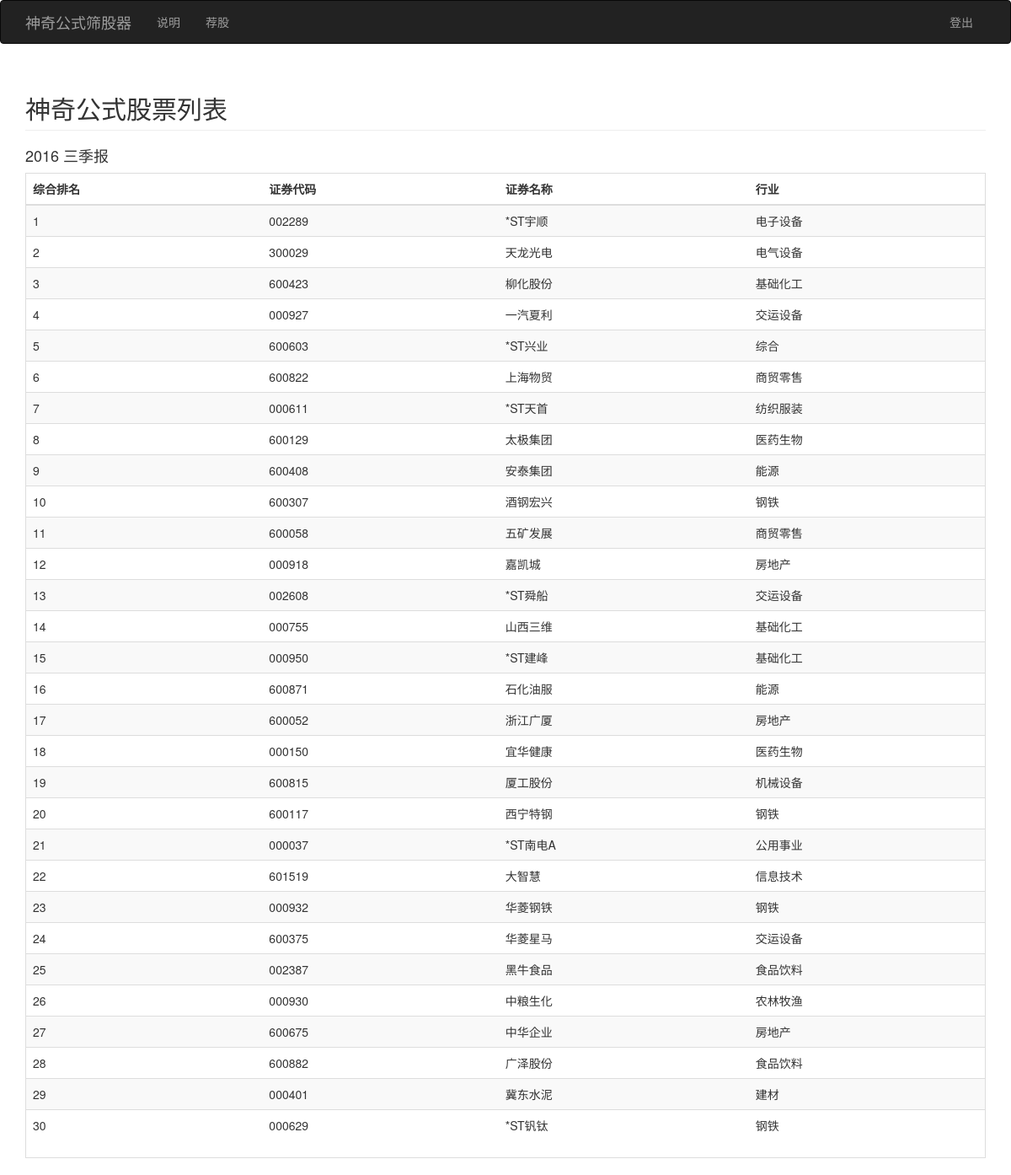
Screenshot of /stocks (signed in) with the database file from the repository.
### app/models.py (models this page shows, shortened)
class BasicTable(db.Model):
    __tablename__ = 'basicTable'
    id = db.Column(db.Integer, primary_key = True)
    lastTime = db.Column(db.DateTime,index=True,default=datetime.utcnow) #更新时间
    code = db.Column(db.String(64)) #代码
    name = db.Column(db.String(64)) #名称
    industry = db.Column(db.String(64)) #所属行业
    income1 = db.Column(db.Integer) #1季度净利润
    income2 = db.Column(db.Integer) #2季度净利润
    income3 = db.Column(db.Integer) #3季度净利润
    income4 = db.Column(db.Integer) #4季度净利润
    incometax1 = db.Column(db.Integer) #1季度所得税
    incometax2 = db.Column(db.Integer) #2季度所得税
    incometax3 = db.Column(db.Integer) #3季度所得税
    incometax4 = db.Column(db.Integer) #4季度所得税
    finanExp1 = db.Column(db.Integer) #1季度财务费用
    finanExp2 = db.Column(db.Integer) #2季度财务费用
    finanExp3 = db.Column(db.Integer) #3季度财务费用
    finanExp4 = db.Column(db.Integer) #4季度财务费用
    THEquity = db.Column(db.Integer) #所有者权益合计
    iAssets = db.Column(db.Integer) #无形资产
    goodwill = db.Column(db.Integer) #商誉
    totals = db.Column(db.Integer) #总股本
    TLiab = db.Column(db.Integer) #负债合计
    closeprice = db.Column(db.Integer) #收盘价

### app/main/views.py (the view)
@main.route('/stocks')
def stocks():
    stocks_list = magsort()
    return render_template('stocks2.html', stocks_list=stocks_list)

### app/models.py (called while the page is built)
@login_manager.user_loader
def load_user(user_id):
    return User.query.get(int(user_id))

def getMFData():
    result = BasicTable.query.all()
    data_list = []
    for r in result:
        if r.closeprice is not None:
            ebitev = (r.income1 + r.income2 + r.income3 + r.income4 \
                    + r.incometax1 + r.incometax2 + r.incometax3 +  r.incometax4 \
                    + r.finanExp1 + r.finanExp2 + r.finanExp3 + r.finanExp4)/(r.totals * r.closeprice + r.TLiab)
            if r.THEquity != 0:
                ROI = (r.income1 + r.income2 + r.income3 + r.income4\
                    + r.incometax1 + r.incometax2 + r.incometax3 +  r.incometax4 \
                    + r.finanExp1 + r.finanExp2 + r.finanExp3 + r.finanExp4)/(r.THEquity\
                    - r.goodwill - r.iAssets)
                r_tuple = (r.code,ebitev,ROI,r.name,r.industry)
                data_list.append(r_tuple)
    return data_list

def magsort():
    d = getMFData()
    sortRoi = []
    sortEvebit = []
    sortStock = []
    d = sorted(d, key=lambda d: d[1])
    d.reverse()
    for num in range(len(d)):
        sortRoi.append([d[num][0],num+1,d[num][3],d[num][4]])
    sortRoi = sorted(sortRoi, key=lambda sortRoi: sortRoi[0])
    d = sorted(d, key=lambda d: d[2])
    d.reverse()
    for num in range(len(d)):
        sortEvebit.append([d[num][0],num+1])
    sortEvebit = sorted(sortEvebit, key=lambda sortEvebit: sortEvebit[0])
    for num in range(len(d)):
        sortStock.append([sortRoi[num][0],sortRoi[num][1]+sortEvebit[num][1],sortRoi[num][2],sortRoi[num][3]])
    sortStock = sorted(sortStock, key=lambda sortStock: sortStock[1])
    return sortStock

### app/templates/stocks2.html (shortened to what this page needs)
{% extends "base.html" %}
 {% block page_content %}
 {% if current_user.is_authenticated %}
 <div class='stocks'>
      <h2 class="page-header">神奇公式股票列表</h2>
      <h4>2016 三季报</h4>
      <div class="table table-bordered">
          <table class="table table-striped">
            <thead>
              <tr>
                <th>综合排名</th>
                <th>证券代码</th>
                <th>证券名称</th>
                <th>行业</th>
              </tr>
            </thead>
            <tbody>
              {% for i in range(30) %}
              <tr>
                <td>{{ i+1 }}</td>
                <td>{{ stocks_list[i][0] }}</td>
                <td>{{ stocks_list[i][2] }}</td>
                <td>{{ stocks_list[i][3] }}</td>
              </tr>
              {% endfor %}
            </tbody>
          </table>
       </div>
 </div>
 {% else %}
 <h3>请先登陆</h3>
 {% endif %}
{% endblock %}

### app/templates/base.html (shortened to what this page needs)
{% extends "bootstrap/base.html" %}
{% block navbar %}
<div class="navbar navbar-inverse" role="navigation">
  <div class="container">
    <div class="navbar-header">
      <a class="navbar-brand" href="{{ url_for('main.login') }}">神奇公式筛股器</a>
    </div>
    <div class="navbar-collapse collapse">
      <ul class="nav navbar-nav">
        <li>
          <a href="{{ url_for('main.help') }}">说明</a>
        </li>
        {% if current_user.is_authenticated %}
        <li>
          <a href="{{ url_for('main.stocks') }}">荐股</a>
        </li>
        {% endif %}
      </ul>
      <ul class="nav navbar-nav navbar-right">
        {% if current_user.is_authenticated %}
        <li><a href="{{ url_for('main.logout') }}">登出</a></li>
        {% else %}
        <li><a href="{{ url_for('main.login') }}">登入</a></li>
        {% endif %}
      </ul>
    </div>
  </div>
</div>
{% endblock %}
{% block content %}
<div class='container'>
  {% block page_content %}{% endblock %}
</div>
{% endblock %}

### rows the page displays
BasicTable: code "002289", name "*ST宇顺", industry "电子设备"
BasicTable: code "300029", name "天龙光电", industry "电气设备"
BasicTable: code "600423", name "柳化股份", industry "基础化工"
BasicTable: code "000927", name "一汽夏利", industry "交运设备"
BasicTable: code "600603", name "*ST兴业", industry "综合"
BasicTable: code "600822", name "上海物贸", industry "商贸零售"
BasicTable: code "000611", name "*ST天首", industry "纺织服装"
BasicTable: code "600129", name "太极集团", industry "医药生物"
BasicTable: code "600408", name "安泰集团", industry "能源"
BasicTable: code "600307", name "酒钢宏兴", industry "钢铁"
BasicTable: code "600058", name "五矿发展", industry "商贸零售"
BasicTable: code "000918", name "嘉凯城", industry "房地产"
BasicTable: code "002608", name "*ST舜船", industry "交运设备"
BasicTable: code "000755", name "山西三维", industry "基础化工"
BasicTable: code "000950", name "*ST建峰", industry "基础化工"
BasicTable: code "600871", name "石化油服", industry "能源"
BasicTable: code "600052", name "浙江广厦", industry "房地产"
BasicTable: code "000150", name "宜华健康", industry "医药生物"
BasicTable: code "600815", name "厦工股份", industry "机械设备"
BasicTable: code "600117", name "西宁特钢", industry "钢铁"
BasicTable: code "000037", name "*ST南电A", industry "公用事业"
BasicTable: code "601519", name "大智慧", industry "信息技术"
BasicTable: code "000932", name "华菱钢铁", industry "钢铁"
BasicTable: code "600375", name "华菱星马", industry "交运设备"
BasicTable: code "002387", name "黑牛食品", industry "食品饮料"
BasicTable: code "000930", name "中粮生化", industry "农林牧渔"
BasicTable: code "600675", name "中华企业", industry "房地产"
BasicTable: code "600882", name "广泽股份", industry "食品饮料"
BasicTable: code "000401", name "冀东水泥", industry "建材"
BasicTable: code "000629", name "*ST钒钛", industry "钢铁"

### other values shown
{{ i+1 }} "1" "2" "3" "4" "5" "6" "7" "8" "9" "10" "11" "12" "13" "14" "15" "16" "17" "18" "19" "20" "21" "22" "23" "24" "25" "26" "27" "28" "29" "30"
